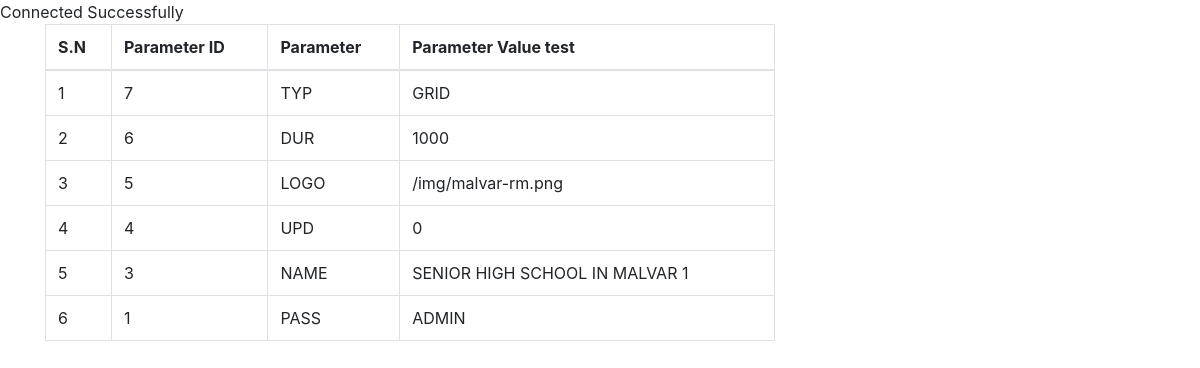
Page /test.php on the committed database.
### tables this page shows
CREATE TABLE `tblsystemparameter` (
  `paraid` int(11) NOT NULL,
  `parameter` varchar(50) NOT NULL,
  `paravalue` varchar(200) NOT NULL
);

### parameter.php (called while the page is built)
<?php
include("database.php");
$db= $conn;
$tableName="tblsystemparameter";
$columns= ['paraid', 'parameter','paravalue'];
$fetchData = fetch_data($db, $tableName, $columns);
function fetch_data($db, $tableName, $columns){
 if(empty($db)){
  $msg= "Database connection error";
 }elseif (empty($columns) || !is_array($columns)) {
  $msg="columns Name must be defined in an indexed array";
 }elseif(empty($tableName)){
   $msg= "Table Name is empty";
}else{
$columnName = implode(", ", $columns);
$query = "SELECT ".$columnName." FROM $tableName"." ORDER BY paraid DESC";
$result = $db->query($query);
if($result== true){
 if ($result->num_rows > 0) {
    $row= mysqli_fetch_all($result, MYSQLI_ASSOC);
    $msg= $row;
 } else {
    $msg= "No Data Found";
 }
}else{
  $msg= mysqli_error($db);
}
}
return $msg;
}
?>

### test.php (the view, shortened to what this page needs)
<?php
$conn = OpenCon();
?>
<?php
include("parameter.php");
?>
<!DOCTYPE html>
<html>
<head>
  <link rel="stylesheet" href="https://maxcdn.bootstrapcdn.com/bootstrap/4.5.2/css/bootstrap.min.css">
</head>
<body>
<div class="container">
 <div class="row">
   <div class="col-sm-8">
    <div class="table-responsive">
		<table class="table table-bordered">
			<thead>
				<tr><th>S.N</th>
				<th>Parameter ID</th>
				<th>Parameter</th>
				<th>Parameter Value test</th>
			</thead>
			<tbody>
			<?php
			if(is_array($fetchData)){
				$sn=1;
				foreach($fetchData as $data){
				?>
					<tr>
					<td><?php echo $sn; ?></td>
					<td><?php echo $data['paraid']??''; ?></td>
					<td><?php echo $data['parameter']??''; ?></td>
					<td><?php echo $data['paravalue']??''; ?></td>
					</tr>
					<?php
					$sn++;
				}
			}?>
			</tbody>
		</table>
	</div>
</div>
</div>
</div>
</body>
</html>

### rows in the picture
tblsystemparameter: paraid "7", parameter "TYP", paravalue "GRID"
tblsystemparameter: paraid "6", parameter "DUR", paravalue "1000"
tblsystemparameter: paraid "5", parameter "LOGO", paravalue "/img/malvar-rm.png"
tblsystemparameter: paraid "4", parameter "UPD", paravalue "0"
tblsystemparameter: paraid "3", parameter "NAME", paravalue "SENIOR HIGH SCHOOL IN MALVAR 1"
tblsystemparameter: paraid "1", parameter "PASS", paravalue "ADMIN"
